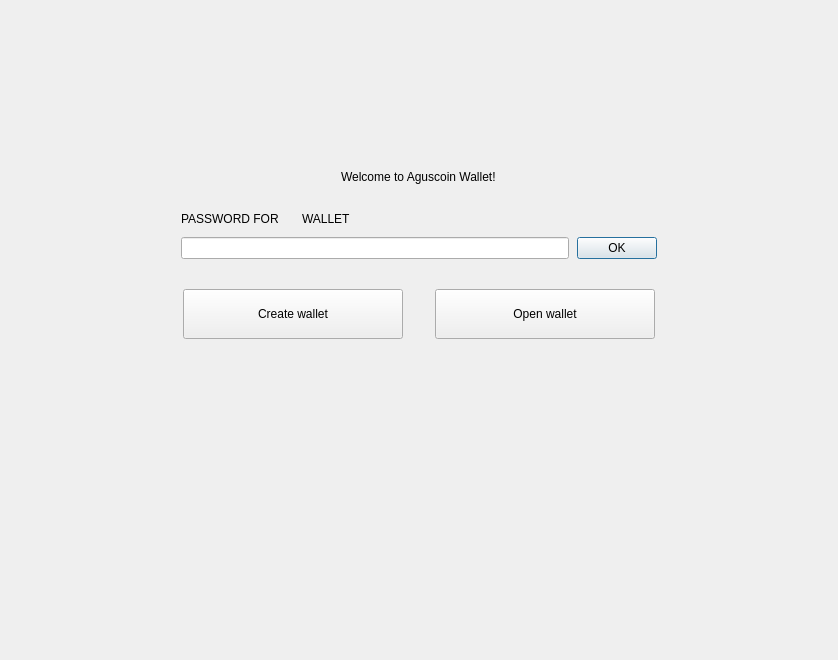
<?xml version="1.0" encoding="UTF-8"?>
<ui version="4.0">
 <class>NoWalletFrame</class>
 <widget class="QFrame" name="NoWalletFrame">
  <property name="geometry">
   <rect>
    <x>0</x>
    <y>0</y>
    <width>838</width>
    <height>660</height>
   </rect>
  </property>
  <property name="windowTitle">
   <string>Frame</string>
  </property>
  <property name="frameShape">
   <enum>QFrame::NoFrame</enum>
  </property>
  <property name="frameShadow">
   <enum>QFrame::Raised</enum>
  </property>
  <layout class="QVBoxLayout" name="verticalLayout">
   <property name="spacing">
    <number>0</number>
   </property>
   <property name="leftMargin">
    <number>0</number>
   </property>
   <property name="topMargin">
    <number>0</number>
   </property>
   <property name="rightMargin">
    <number>0</number>
   </property>
   <property name="bottomMargin">
    <number>0</number>
   </property>
   <item>
    <spacer name="verticalSpacer">
     <property name="orientation">
      <enum>Qt::Vertical</enum>
     </property>
     <property name="sizeType">
      <enum>QSizePolicy::Fixed</enum>
     </property>
     <property name="sizeHint" stdset="0">
      <size>
       <width>20</width>
       <height>170</height>
      </size>
     </property>
    </spacer>
   </item>
   <item alignment="Qt::AlignHCenter">
    <widget class="WalletGui::WalletHeaderLabel" name="m_welcomeLabel">
     <property name="text">
      <string>Welcome to Aguscoin Wallet!</string>
     </property>
    </widget>
   </item>
   <item>
    <spacer name="verticalSpacer_4">
     <property name="orientation">
      <enum>Qt::Vertical</enum>
     </property>
     <property name="sizeType">
      <enum>QSizePolicy::Fixed</enum>
     </property>
     <property name="sizeHint" stdset="0">
      <size>
       <width>20</width>
       <height>25</height>
      </size>
     </property>
    </spacer>
   </item>
   <item alignment="Qt::AlignHCenter">
    <widget class="QFrame" name="m_passwordFrame">
     <property name="minimumSize">
      <size>
       <width>476</width>
       <height>0</height>
      </size>
     </property>
     <property name="maximumSize">
      <size>
       <width>338</width>
       <height>16777215</height>
      </size>
     </property>
     <property name="frameShape">
      <enum>QFrame::NoFrame</enum>
     </property>
     <property name="frameShadow">
      <enum>QFrame::Raised</enum>
     </property>
     <layout class="QVBoxLayout" name="verticalLayout_2">
      <property name="spacing">
       <number>8</number>
      </property>
      <property name="leftMargin">
       <number>0</number>
      </property>
      <property name="topMargin">
       <number>0</number>
      </property>
      <property name="rightMargin">
       <number>0</number>
      </property>
      <property name="bottomMargin">
       <number>0</number>
      </property>
      <item>
       <layout class="QHBoxLayout" name="horizontalLayout_4">
        <item>
         <widget class="QLabel" name="m_passwordTextLabel">
          <property name="sizePolicy">
           <sizepolicy hsizetype="Maximum" vsizetype="Preferred">
            <horstretch>0</horstretch>
            <verstretch>0</verstretch>
           </sizepolicy>
          </property>
          <property name="styleSheet">
           <string notr="true">[errorState=&quot;true&quot;] {
  color: #ef3131;
}</string>
          </property>
          <property name="text">
           <string>PASSWORD FOR</string>
          </property>
         </widget>
        </item>
        <item>
         <widget class="QLabel" name="m_walletNameLabel">
          <property name="text">
           <string/>
          </property>
         </widget>
        </item>
        <item>
         <widget class="QLabel" name="m_walletTextLabel">
          <property name="text">
           <string>WALLET</string>
          </property>
         </widget>
        </item>
        <item>
         <spacer name="horizontalSpacer_4">
          <property name="orientation">
           <enum>Qt::Horizontal</enum>
          </property>
          <property name="sizeHint" stdset="0">
           <size>
            <width>40</width>
            <height>20</height>
           </size>
          </property>
         </spacer>
        </item>
       </layout>
      </item>
      <item>
       <layout class="QHBoxLayout" name="horizontalLayout_5">
        <item>
         <widget class="QLineEdit" name="m_passwordEdit">
          <property name="sizePolicy">
           <sizepolicy hsizetype="Expanding" vsizetype="Fixed">
            <horstretch>0</horstretch>
            <verstretch>0</verstretch>
           </sizepolicy>
          </property>
          <property name="styleSheet">
           <string notr="true">[errorState=&quot;true&quot;] {
  border-color: #ef3131;
}</string>
          </property>
          <property name="echoMode">
           <enum>QLineEdit::Password</enum>
          </property>
         </widget>
        </item>
        <item>
         <widget class="WalletGui::WalletOkButton" name="m_okButton">
          <property name="enabled">
           <bool>true</bool>
          </property>
          <property name="text">
           <string>OK</string>
          </property>
          <property name="default">
           <bool>true</bool>
          </property>
         </widget>
        </item>
       </layout>
      </item>
     </layout>
    </widget>
   </item>
   <item>
    <spacer name="verticalSpacer_2">
     <property name="orientation">
      <enum>Qt::Vertical</enum>
     </property>
     <property name="sizeType">
      <enum>QSizePolicy::Fixed</enum>
     </property>
     <property name="sizeHint" stdset="0">
      <size>
       <width>20</width>
       <height>30</height>
      </size>
     </property>
    </spacer>
   </item>
   <item>
    <layout class="QHBoxLayout" name="horizontalLayout">
     <property name="spacing">
      <number>0</number>
     </property>
     <item>
      <spacer name="horizontalSpacer_2">
       <property name="orientation">
        <enum>Qt::Horizontal</enum>
       </property>
       <property name="sizeHint" stdset="0">
        <size>
         <width>40</width>
         <height>20</height>
        </size>
       </property>
      </spacer>
     </item>
     <item>
      <widget class="WalletGui::WalletLargeBlueButton" name="m_createWalletButton">
       <property name="sizePolicy">
        <sizepolicy hsizetype="Fixed" vsizetype="Fixed">
         <horstretch>0</horstretch>
         <verstretch>0</verstretch>
        </sizepolicy>
       </property>
       <property name="minimumSize">
        <size>
         <width>220</width>
         <height>50</height>
        </size>
       </property>
       <property name="maximumSize">
        <size>
         <width>220</width>
         <height>50</height>
        </size>
       </property>
       <property name="text">
        <string>Create wallet</string>
       </property>
      </widget>
     </item>
     <item>
      <spacer name="horizontalSpacer">
       <property name="orientation">
        <enum>Qt::Horizontal</enum>
       </property>
       <property name="sizeType">
        <enum>QSizePolicy::Fixed</enum>
       </property>
       <property name="sizeHint" stdset="0">
        <size>
         <width>32</width>
         <height>20</height>
        </size>
       </property>
      </spacer>
     </item>
     <item>
      <widget class="WalletGui::WalletLargeBlueButton" name="m_openWalletButton">
       <property name="sizePolicy">
        <sizepolicy hsizetype="Fixed" vsizetype="Fixed">
         <horstretch>0</horstretch>
         <verstretch>0</verstretch>
        </sizepolicy>
       </property>
       <property name="minimumSize">
        <size>
         <width>220</width>
         <height>50</height>
        </size>
       </property>
       <property name="maximumSize">
        <size>
         <width>220</width>
         <height>50</height>
        </size>
       </property>
       <property name="text">
        <string>Open wallet</string>
       </property>
      </widget>
     </item>
     <item>
      <spacer name="horizontalSpacer_3">
       <property name="orientation">
        <enum>Qt::Horizontal</enum>
       </property>
       <property name="sizeHint" stdset="0">
        <size>
         <width>40</width>
         <height>20</height>
        </size>
       </property>
      </spacer>
     </item>
    </layout>
   </item>
   <item>
    <spacer name="verticalSpacer_3">
     <property name="orientation">
      <enum>Qt::Vertical</enum>
     </property>
     <property name="sizeHint" stdset="0">
      <size>
       <width>20</width>
       <height>376</height>
      </size>
     </property>
    </spacer>
   </item>
  </layout>
 </widget>
 <customwidgets>
  <customwidget>
   <class>WalletGui::WalletOkButton</class>
   <extends>QPushButton</extends>
   <header>Gui/Common/WalletOkButton.h</header>
  </customwidget>
  <customwidget>
   <class>WalletGui::WalletHeaderLabel</class>
   <extends>QLabel</extends>
   <header>Gui/Common/WalletTextLabel.h</header>
  </customwidget>
  <customwidget>
   <class>WalletGui::WalletLargeBlueButton</class>
   <extends>QPushButton</extends>
   <header>Gui/Common/WalletBlueButton.h</header>
  </customwidget>
 </customwidgets>
 <resources/>
 <connections>
  <connection>
   <sender>m_okButton</sender>
   <signal>clicked()</signal>
   <receiver>NoWalletFrame</receiver>
   <slot>okClicked()</slot>
   <hints>
    <hint type="sourcelabel">
     <x>498</x>
     <y>266</y>
    </hint>
    <hint type="destinationlabel">
     <x>418</x>
     <y>329</y>
    </hint>
   </hints>
  </connection>
  <connection>
   <sender>m_passwordEdit</sender>
   <signal>textChanged(QString)</signal>
   <receiver>NoWalletFrame</receiver>
   <slot>passwordChanged(QString)</slot>
   <hints>
    <hint type="sourcelabel">
     <x>374</x>
     <y>265</y>
    </hint>
    <hint type="destinationlabel">
     <x>418</x>
     <y>329</y>
    </hint>
   </hints>
  </connection>
  <connection>
   <sender>m_passwordEdit</sender>
   <signal>returnPressed()</signal>
   <receiver>m_okButton</receiver>
   <slot>click()</slot>
   <hints>
    <hint type="sourcelabel">
     <x>374</x>
     <y>265</y>
    </hint>
    <hint type="destinationlabel">
     <x>616</x>
     <y>256</y>
    </hint>
   </hints>
  </connection>
 </connections>
 <slots>
  <signal>createWalletClickedSignal()</signal>
  <signal>openWalletClickedSignal()</signal>
  <slot>okClicked()</slot>
  <slot>passwordChanged(QString)</slot>
 </slots>
</ui>
